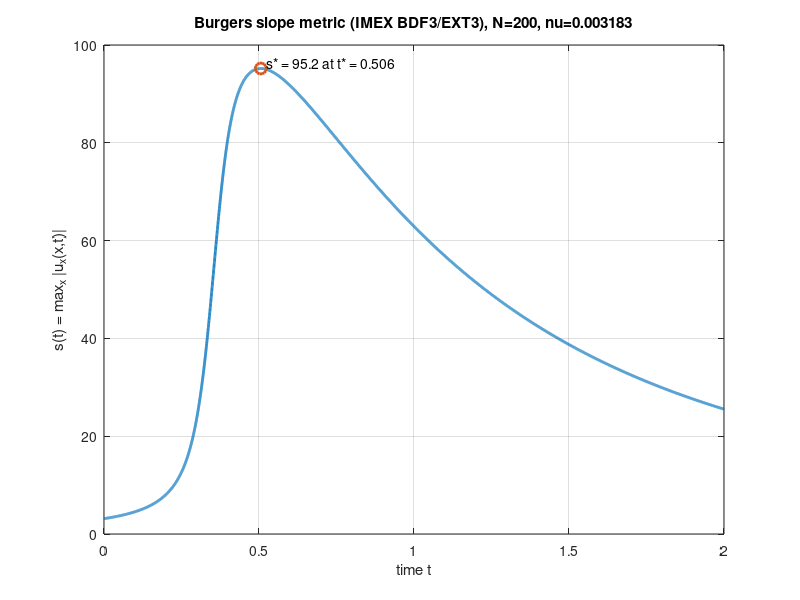

Reproduce this figure in MATLAB.
function p1b_burgers_slope_bdf3ext3()
% p1b_burgers_slope_bdf3ext3.m
% HW2 P1(b): compute s(t)=max_x |u_x(x,t)| at each timestep for 1D viscous Burgers
% u_t + u u_x = nu u_xx, u(0,t)=u(1,t)=0, u(x,0)=sin(pi x), x in [0,1]
% Space: 3-point FD (uniform grid, N=200)
% Time: IMEX BDF3/EXT3 (bootstrapped with BDF1/EXT1, BDF2/EXT2)
%
% Outputs:
%  - saves figure: p1b_burgers_slope_N200.png
%  - prints s* = max_{t in [0,T]} s(t) and the argmax time t*

clear; close all; clc;

% ---------------- user parameters ----------------
N   = 200;          % (use N=200 to match 1a baseline)
nu  = 0.01/pi;         % viscosity (set to your intended value)
T   = 2.0;
CFL = 0.10;         % chosen because advection is explicit (EXT), so dt should satisfy CFL-type constraint
% -------------------------------------------------

dx = 1/N;

% Main run with dt from CFL
dt0 = CFL*dx;
[t, s, sstar, tstar] = run_burgers_slope(N, nu, T, dt0);

% Verification (simple): rerun with dt/2 and compare s*, t*
[t2, s2, sstar2, tstar2] = run_burgers_slope(N, nu, T, dt0/2);

fprintf('\n=== P1(b) results (convective form) ===\n');
fprintf('N=%d, nu=%.6g, T=%.2f\n', N, nu, T);
fprintf('dt  = %.6g  ->  s* = %.10g at t* = %.10g\n', t(2)-t(1),  sstar,  tstar);
fprintf('dt/2= %.6g  ->  s* = %.10g at t* = %.10g\n', t2(2)-t2(1), sstar2, tstar2);

rel_diff_s = abs(sstar2 - sstar) / max(abs(sstar2), 1e-14);
abs_diff_t = abs(tstar2 - tstar);
fprintf('Verification: rel diff in s* = %.3e, abs diff in t* = %.3e\n', rel_diff_s, abs_diff_t);

% Plot (use the finer dt/2 curve to be safer)
fname = sprintf('p1b_burgers_slope_N%d.png', N);
figure('Position',[100 100 800 450]); hold on; box on;
plot(t2, s2, 'LineWidth', 2);
plot(tstar2, sstar2, 'o', 'MarkerSize', 8, 'LineWidth', 2);
xlabel('time t');
ylabel('s(t) = max_x |u_x(x,t)|');
title(sprintf('Burgers slope metric (IMEX BDF3/EXT3), N=%d, nu=%.4g', N, nu));
grid on;

text(tstar2, sstar2, sprintf('  s* = %.3g at t* = %.3g', sstar2, tstar2), ...
     'VerticalAlignment','bottom', 'HorizontalAlignment','left');

print(gcf, fname, '-dpng', '-r200');
fprintf('Saved figure: %s\n', fname);

end

% ============================================================
function [t, s, sstar, tstar] = run_burgers_slope(N, nu, T, dt_in)
% Runs IMEX BDFk/EXTk (k=1,2 bootstrap, then k=3) and returns s(t)=max|u_x|.

dx = 1/N;

% enforce integer steps so final time hits T exactly
nsteps = max(1, round(T/dt_in));
dt = T/nsteps;

% grid
x = linspace(0,1,N+1).';
n = N-1;                   % interior dofs

% operators on interior
e = ones(n,1);

% A approximates (-nu u_xx), SPD
A = (nu/dx^2) * spdiags([-e 2*e -e],[-1 0 1], n, n);

% D approximates u_x (2nd-order central); boundary values are 0 so omission is fine
D = (1/(2*dx)) * spdiags([-e 0*e e],[-1 0 1], n, n);

I = speye(n);

% initial condition on interior
u_full0 = sin(pi*x);
u_n  = u_full0(2:end-1);
z_n  = nonlinear_convective(u_n, D);

% history placeholders
u_nm1 = u_n; z_nm1 = z_n;
u_nm2 = u_n; z_nm2 = z_n;

% store s(t)
t = (0:nsteps).' * dt;
s = zeros(nsteps+1,1);
s(1) = max(abs(D*u_n));

for step = 1:nsteps
    if step == 1
        k = 1;
    elseif step == 2
        k = 2;
    else
        k = 3;
    end

    if k==1
        b0=1;    b1=-1;  b2=0;    b3=0;
        a1=1;    a2=0;   a3=0;
    elseif k==2
        b0=1.5;  b1=-2;  b2=0.5;  b3=0;
        a1=2;    a2=-1;  a3=0;
    else
        b0=11/6; b1=-3;  b2=1.5;  b3=-1/3;
        a1=3;    a2=-3;  a3=1;
    end

    H = b0*I + dt*A;

    rhs = -(b1*u_n + b2*u_nm1 + b3*u_nm2) ...
          + dt*(a1*z_n + a2*z_nm1 + a3*z_nm2);

    u_np1 = H \ rhs;

    % shift history
    u_nm2 = u_nm1; z_nm2 = z_nm1;
    u_nm1 = u_n;   z_nm1 = z_n;
    u_n   = u_np1; z_n   = nonlinear_convective(u_n, D);

    s(step+1) = max(abs(D*u_n));
end

% max and argmax
[sstar, idx] = max(s);
tstar = t(idx);

end

% ============================================================
function z = nonlinear_convective(u, D)
% convective form: u_t + u u_x = nu u_xx  ->  u_t + A u = -(u .* (D u))
z = -(u .* (D*u));
end
